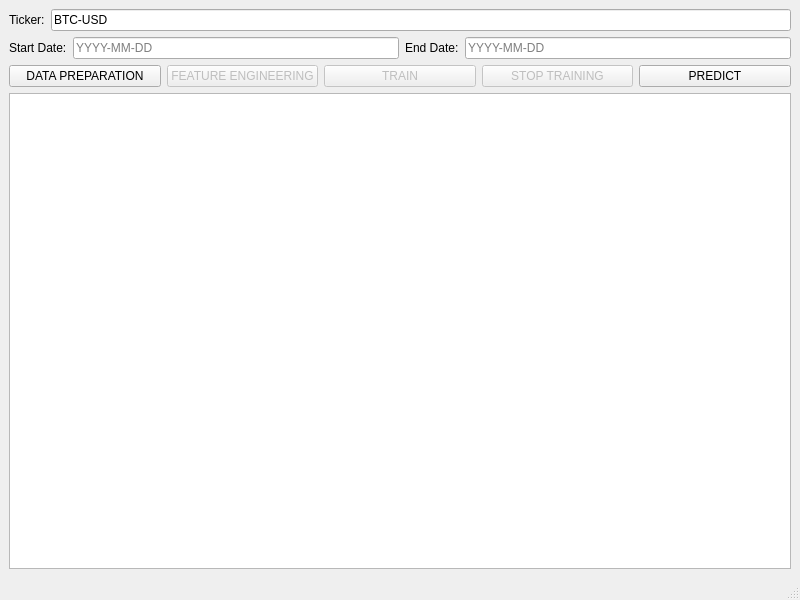
<?xml version="1.0" encoding="UTF-8"?>
<ui version="4.0">
 <class>MainWindow</class>
 <widget class="QMainWindow" name="MainWindow">
  <property name="geometry">
   <rect>
    <x>0</x>
    <y>0</y>
    <width>800</width>
    <height>600</height>
   </rect>
  </property>
  <property name="windowTitle">
   <string>BTC Prediction LSTM</string>
  </property>
  <widget class="QWidget" name="centralwidget">
   <layout class="QVBoxLayout" name="verticalLayout">
    <item>
     <layout class="QHBoxLayout" name="horizontalLayout">
      <item>
       <widget class="QLabel" name="tickerLabel">
        <property name="text">
         <string>Ticker:</string>
        </property>
       </widget>
      </item>
      <item>
       <widget class="QLineEdit" name="tickerInput">
        <property name="text">
         <string>BTC-USD</string>
        </property>
        <property name="placeholderText">
         <string>Enter Ticker</string>
        </property>
       </widget>
      </item>
     </layout>
    </item>
    <item>
     <layout class="QHBoxLayout" name="dateLayout">
      <item>
       <widget class="QLabel" name="startDateLabel">
        <property name="text">
         <string>Start Date:</string>
        </property>
       </widget>
      </item>
      <item>
       <widget class="QLineEdit" name="startDateInput">
        <property name="placeholderText">
         <string>YYYY-MM-DD</string>
        </property>
       </widget>
      </item>
      <item>
       <widget class="QLabel" name="endDateLabel">
        <property name="text">
         <string>End Date:</string>
        </property>
       </widget>
      </item>
      <item>
       <widget class="QLineEdit" name="endDateInput">
        <property name="placeholderText">
         <string>YYYY-MM-DD</string>
        </property>
       </widget>
      </item>
     </layout>
    </item>
    <item>
     <layout class="QHBoxLayout" name="buttonLayout">
      <item>
       <widget class="QPushButton" name="dataPreparationButton">
        <property name="text">
         <string>DATA PREPARATION</string>
        </property>
       </widget>
      </item>
      <item>
       <widget class="QPushButton" name="featureEngineeringButton">
        <property name="text">
         <string>FEATURE ENGINEERING</string>
        </property>
        <property name="enabled">
         <bool>false</bool>
        </property>
       </widget>
      </item>
      <item>
       <widget class="QPushButton" name="trainButton">
        <property name="text">
         <string>TRAIN</string>
        </property>
        <property name="enabled">
         <bool>false</bool>
        </property>
       </widget>
      </item>
      <item>
       <widget class="QPushButton" name="stopButton">
        <property name="text">
         <string>STOP TRAINING</string>
        </property>
        <property name="enabled">
         <bool>false</bool>
        </property>
       </widget>
      </item>
      <item>
       <widget class="QPushButton" name="predictButton">
        <property name="text">
         <string>PREDICT</string>
        </property>
       </widget>
      </item>
     </layout>
    </item>
    <item>
     <widget class="QTextEdit" name="logOutput">
      <property name="readOnly">
       <bool>true</bool>
      </property>
     </widget>
    </item>
   </layout>
  </widget>
  <widget class="QMenuBar" name="menubar">
   <property name="geometry">
    <rect>
     <x>0</x>
     <y>0</y>
     <width>800</width>
     <height>22</height>
    </rect>
   </property>
  </widget>
  <widget class="QStatusBar" name="statusbar"/>
 </widget>
 <resources/>
 <connections/>
</ui>
